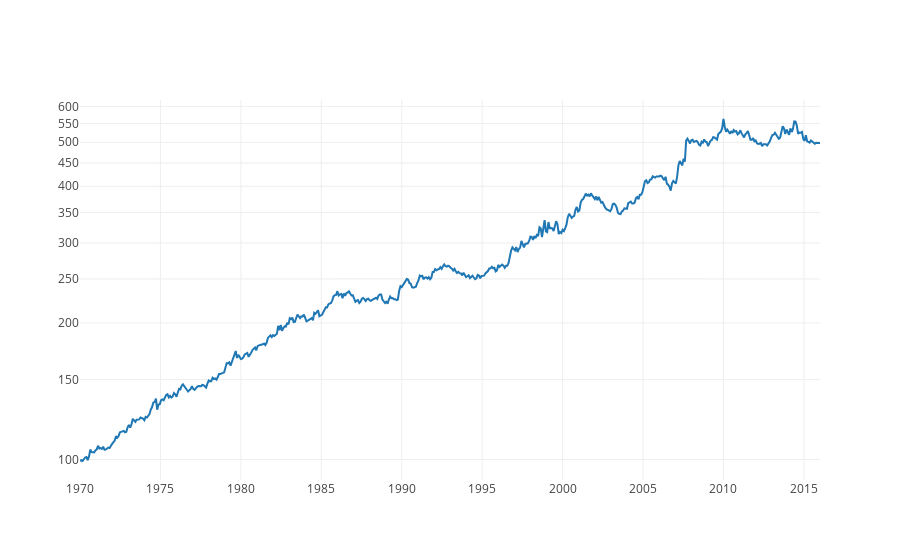

Notebook code cell kept with this figure:
### Code cell
# run chart
perf = 100 * np.cumprod(1 + results / 100)

x_coords = np.linspace(1970, 2016, perf.shape[0])

trace1 = Scatter(
    x = x_coords,
    y = perf,
    name = 'Growth of $1',    
)

layout = Layout(
    yaxis=dict(
        type='log',
        autorange=True
    )
)
plotdata = [trace1]

fig = Figure(data=plotdata, layout=layout)

iplot(fig)

### Figure 1 — Plotly figure (JSON) as saved in the notebook; plotly's stock layout.template omitted (floating-point values rounded to 4 significant figures; data arrays with more than 128 entries replaced by an {"elided": "..."} marker saying what was removed)
{"data": [{"name": "Growth of $1", "type": "scatter", "x": {"elided": "576 float values"}, "y": {"elided": "576 float values"}}], "layout": {"yaxis": {"autorange": true, "type": "log"}}}
